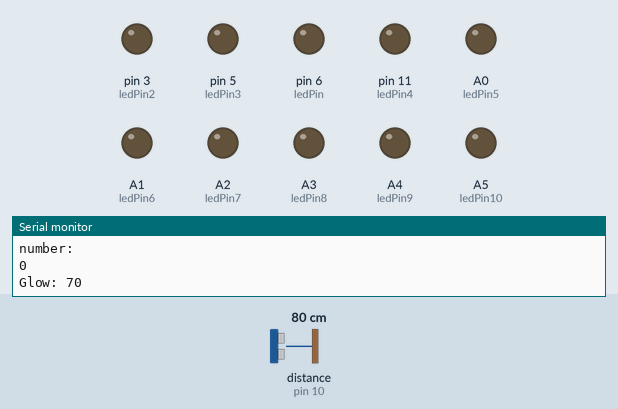
A sketch run on a simulated Arduino Uno, built with avr-gcc and run on an emulated ATmega328P. On the bench: output pins drawn as LEDs (lit = HIGH), the last lines printed to the serial monitor. Wiring (inferred from the names in the program): ultrasonic range finder: trigger pin 9; echo pin 10. Inputs (shaded band) come from the test bench; at power-on: distance to the obstacle (sensor on pin 10) 80 cm. The echo pulse lasts 58.3 µs per cm; pins used as bus, display or sensor lines are not drawn.

Above: at 1.2 s.
1.3 s: distance to the obstacle (sensor on pin 10) set to 35 cm
At 2.0 s:
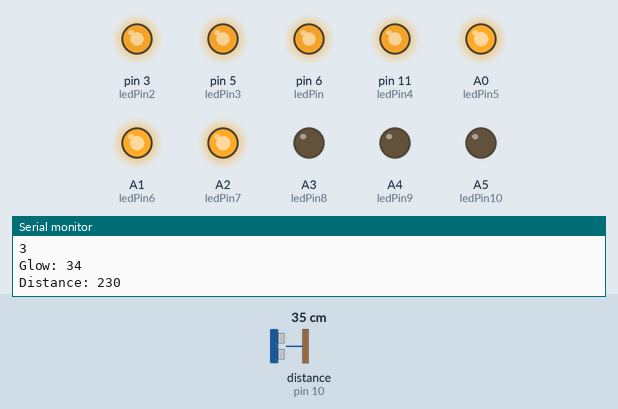
2.8 s: distance to the obstacle (sensor on pin 10) set to 60 cm
At 3.7 s:
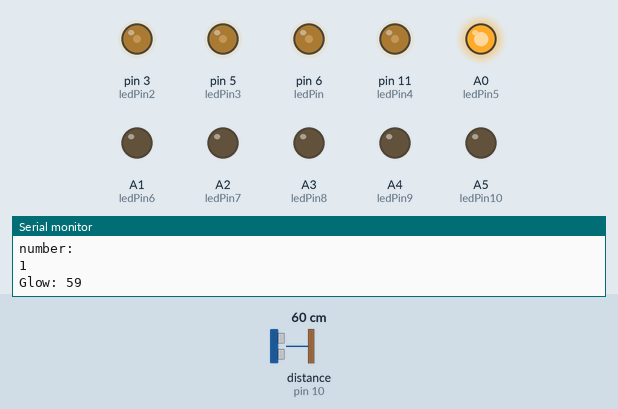
Timing chart, 0 to 5.8 s (numbered marks = the images above; inputs shaded):
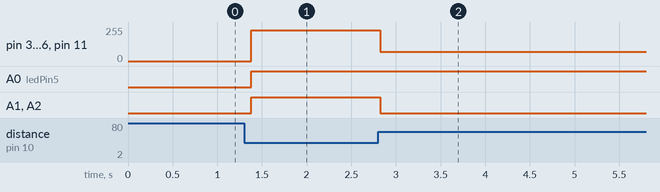

The sketch:

light_glow.ino
```cpp
/* LED grow stronger the closer you get. With some smoothing.
*/

const int numReadings = 10;
int readings[numReadings];
int index = 0;
int total = 0;
int average = 0;

const int minDistance = 30;
const int maxDistance = 70;

const int trigPin = 9;
const int echoPin = 10;
const int ledPin = 6;
const int ledPin2 = 3;
const int ledPin3 = 5;
const int ledPin4 = 11;
const int ledPin5 = A0;
const int ledPin6 = A1;
const int ledPin7 = A2;
const int ledPin8 = A3;
const int ledPin9 = A4;
const int ledPin10 = A5;

int fade = 0;

float duration, distance;

void setLEDs(int value);
void setExtraLEDs(int number);

void setup() {
  pinMode(trigPin, OUTPUT);
  pinMode(echoPin, INPUT);
  pinMode(ledPin, OUTPUT);
  pinMode(ledPin2, OUTPUT);
  pinMode(ledPin3, OUTPUT);
  pinMode(ledPin4, OUTPUT);
  pinMode(ledPin5, OUTPUT);
  pinMode(ledPin6, OUTPUT);
  pinMode(ledPin7, OUTPUT);
  pinMode(ledPin8, OUTPUT);
  pinMode(ledPin9, OUTPUT);
  pinMode(ledPin10, OUTPUT);
  Serial.begin(9600);
}

void loop() {
  digitalWrite(trigPin, LOW);
  delayMicroseconds(2);
  digitalWrite(trigPin, HIGH);
  delayMicroseconds(10);
  digitalWrite(trigPin, LOW);

  duration = pulseIn(echoPin, HIGH);
  distance = (duration*.0343)/2;

  // total = total - readings[index];
  // readings[index] = distance;
  // total= total + readings[index];
  // index = index + 1;

  // if (index >= numReadings) {
  //   index = 0;
  // }

  // average = total / numReadings;
  average = distance;

  if(average > maxDistance){
    average = maxDistance;
  }
  if(average < minDistance){
    average = minDistance;
  }

  fade = map(average, minDistance, maxDistance, 255, 0);
  Serial.print("Distance: ");
  Serial.println(fade);

  setLEDs(fade);
  if (fade > minDistance) {
    int extra = map(fade, 255, 0, 3, 0);
    if (extra) {
      setExtraLEDs(extra);
    }
  } else {
    setExtraLEDs(0);
  }
  // } else if (100 < average < 200) {
  //   setExtraLEDs(2);
  // } else if (50 < average < 100) {
  //   setExtraLEDs(1);
  // }


  // Serial.print("Distance2: ");
  // Serial.println(average);
  // Serial.println(fade);
  Serial.print("Glow: ");
  Serial.println(average);

  delay(100);
}

void setLEDs(int value) {
  analogWrite(ledPin, value);
  analogWrite(ledPin2, value);
  analogWrite(ledPin3, value);
  analogWrite(ledPin4, value);
}

void setExtraLEDs(int number) {
  Serial.println("number:");
  Serial.println(number);
  switch (number) {

    case 1:
      analogWrite(ledPin5, 255);
      analogWrite(ledPin6, 0);
      analogWrite(ledPin7, 0);
      break;
    case 2:
      analogWrite(ledPin5, 255);
      analogWrite(ledPin6, 255);
      analogWrite(ledPin7, 0);
      break;
    case 3:
      analogWrite(ledPin5, 255);
      analogWrite(ledPin6, 255);
      analogWrite(ledPin7, 255);
      break;
    default:
      analogWrite(ledPin5, 0);
      analogWrite(ledPin6, 0);
      analogWrite(ledPin7, 0);
      break;
  }
}
```

Measured:
- after the input at 1.3 s, pin 3 (ledPin2), pin 5 (ledPin3), pin 6 (ledPin), pin 11 (ledPin4): 0/255 → 230/255 after 0.08 s; A0 (ledPin5), A1 (ledPin6), A2 (ledPin7): LOW → HIGH after 0.08 s
- after the input at 2.8 s, pin 3 (ledPin2), pin 5 (ledPin3), pin 6 (ledPin), pin 11 (ledPin4): 230/255 → 71/255 at once; A1 (ledPin6), A2 (ledPin7): HIGH → LOW at once
